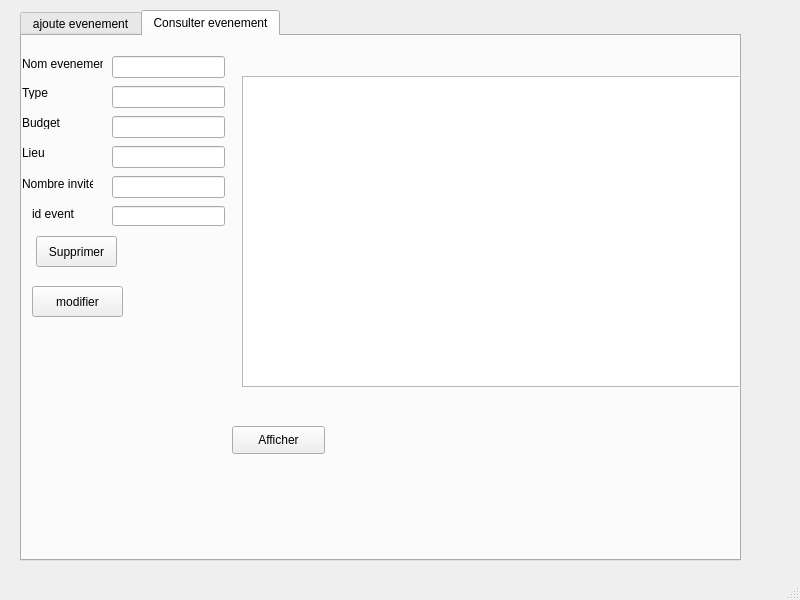
<?xml version="1.0" encoding="UTF-8"?>
<ui version="4.0">
 <class>MainWindow</class>
 <widget class="QMainWindow" name="MainWindow">
  <property name="geometry">
   <rect>
    <x>0</x>
    <y>0</y>
    <width>800</width>
    <height>600</height>
   </rect>
  </property>
  <property name="windowTitle">
   <string>MainWindow</string>
  </property>
  <widget class="QWidget" name="centralwidget">
   <widget class="QTabWidget" name="tabWidget">
    <property name="geometry">
     <rect>
      <x>20</x>
      <y>10</y>
      <width>721</width>
      <height>551</height>
     </rect>
    </property>
    <property name="currentIndex">
     <number>1</number>
    </property>
    <widget class="QWidget" name="tab">
     <attribute name="title">
      <string>ajoute evenement</string>
     </attribute>
     <widget class="QLineEdit" name="lineEdit_4">
      <property name="geometry">
       <rect>
        <x>100</x>
        <y>100</y>
        <width>113</width>
        <height>22</height>
       </rect>
      </property>
     </widget>
     <widget class="QLabel" name="label_3">
      <property name="geometry">
       <rect>
        <x>10</x>
        <y>70</y>
        <width>47</width>
        <height>13</height>
       </rect>
      </property>
      <property name="text">
       <string>Budget</string>
      </property>
     </widget>
     <widget class="QLineEdit" name="lineEdit_5">
      <property name="geometry">
       <rect>
        <x>100</x>
        <y>130</y>
        <width>113</width>
        <height>22</height>
       </rect>
      </property>
     </widget>
     <widget class="QPushButton" name="pushButton">
      <property name="geometry">
       <rect>
        <x>80</x>
        <y>230</y>
        <width>93</width>
        <height>28</height>
       </rect>
      </property>
      <property name="styleSheet">
       <string notr="true">background-color: rgb(255, 219, 88);
background-color: rgb(255, 0, 0);</string>
      </property>
      <property name="text">
       <string>Ajouter</string>
      </property>
     </widget>
     <widget class="QLineEdit" name="lineEdit_3">
      <property name="geometry">
       <rect>
        <x>100</x>
        <y>70</y>
        <width>113</width>
        <height>22</height>
       </rect>
      </property>
     </widget>
     <widget class="QLabel" name="label_5">
      <property name="geometry">
       <rect>
        <x>10</x>
        <y>130</y>
        <width>71</width>
        <height>16</height>
       </rect>
      </property>
      <property name="text">
       <string>Nombre invités</string>
      </property>
     </widget>
     <widget class="QLineEdit" name="lineEdit">
      <property name="geometry">
       <rect>
        <x>100</x>
        <y>10</y>
        <width>113</width>
        <height>22</height>
       </rect>
      </property>
     </widget>
     <widget class="QLabel" name="label_2">
      <property name="geometry">
       <rect>
        <x>10</x>
        <y>40</y>
        <width>47</width>
        <height>13</height>
       </rect>
      </property>
      <property name="text">
       <string/>
      </property>
     </widget>
     <widget class="QLabel" name="label_6">
      <property name="geometry">
       <rect>
        <x>10</x>
        <y>40</y>
        <width>47</width>
        <height>13</height>
       </rect>
      </property>
      <property name="text">
       <string>Type</string>
      </property>
     </widget>
     <widget class="QLineEdit" name="lineEdit_2">
      <property name="geometry">
       <rect>
        <x>100</x>
        <y>40</y>
        <width>113</width>
        <height>22</height>
       </rect>
      </property>
     </widget>
     <widget class="QLabel" name="label">
      <property name="geometry">
       <rect>
        <x>10</x>
        <y>10</y>
        <width>81</width>
        <height>16</height>
       </rect>
      </property>
      <property name="text">
       <string>Nom evenement </string>
      </property>
     </widget>
     <widget class="QLabel" name="label_4">
      <property name="geometry">
       <rect>
        <x>10</x>
        <y>100</y>
        <width>47</width>
        <height>13</height>
       </rect>
      </property>
      <property name="text">
       <string>Lieu</string>
      </property>
     </widget>
    </widget>
    <widget class="QWidget" name="tab_2">
     <attribute name="title">
      <string>Consulter evenement</string>
     </attribute>
     <widget class="QTableView" name="tableView">
      <property name="geometry">
       <rect>
        <x>220</x>
        <y>40</y>
        <width>531</width>
        <height>311</height>
       </rect>
      </property>
      <property name="gridStyle">
       <enum>Qt::DotLine</enum>
      </property>
      <property name="sortingEnabled">
       <bool>false</bool>
      </property>
      <attribute name="horizontalHeaderCascadingSectionResizes">
       <bool>false</bool>
      </attribute>
      <attribute name="horizontalHeaderMinimumSectionSize">
       <number>50</number>
      </attribute>
      <attribute name="horizontalHeaderDefaultSectionSize">
       <number>85</number>
      </attribute>
     </widget>
     <widget class="QPushButton" name="pushButton_2">
      <property name="geometry">
       <rect>
        <x>210</x>
        <y>390</y>
        <width>93</width>
        <height>28</height>
       </rect>
      </property>
      <property name="text">
       <string>Afficher</string>
      </property>
     </widget>
     <widget class="QPushButton" name="modifevent">
      <property name="geometry">
       <rect>
        <x>10</x>
        <y>250</y>
        <width>91</width>
        <height>31</height>
       </rect>
      </property>
      <property name="text">
       <string>modifier</string>
      </property>
     </widget>
     <widget class="QPushButton" name="suppevent">
      <property name="geometry">
       <rect>
        <x>14</x>
        <y>200</y>
        <width>81</width>
        <height>31</height>
       </rect>
      </property>
      <property name="text">
       <string>Supprimer</string>
      </property>
     </widget>
     <widget class="QLabel" name="label_7">
      <property name="geometry">
       <rect>
        <x>0</x>
        <y>140</y>
        <width>71</width>
        <height>16</height>
       </rect>
      </property>
      <property name="text">
       <string>Nombre invités</string>
      </property>
     </widget>
     <widget class="QLabel" name="label_8">
      <property name="geometry">
       <rect>
        <x>0</x>
        <y>80</y>
        <width>47</width>
        <height>13</height>
       </rect>
      </property>
      <property name="text">
       <string>Budget</string>
      </property>
     </widget>
     <widget class="QLineEdit" name="lineEdit_6">
      <property name="geometry">
       <rect>
        <x>90</x>
        <y>140</y>
        <width>113</width>
        <height>22</height>
       </rect>
      </property>
     </widget>
     <widget class="QLabel" name="label_9">
      <property name="geometry">
       <rect>
        <x>0</x>
        <y>20</y>
        <width>81</width>
        <height>16</height>
       </rect>
      </property>
      <property name="text">
       <string>Nom evenement </string>
      </property>
     </widget>
     <widget class="QLabel" name="label_10">
      <property name="geometry">
       <rect>
        <x>0</x>
        <y>110</y>
        <width>47</width>
        <height>13</height>
       </rect>
      </property>
      <property name="text">
       <string>Lieu</string>
      </property>
     </widget>
     <widget class="QLabel" name="label_11">
      <property name="geometry">
       <rect>
        <x>0</x>
        <y>50</y>
        <width>47</width>
        <height>13</height>
       </rect>
      </property>
      <property name="text">
       <string>Type</string>
      </property>
     </widget>
     <widget class="QLineEdit" name="lineEdit_7">
      <property name="geometry">
       <rect>
        <x>90</x>
        <y>20</y>
        <width>113</width>
        <height>22</height>
       </rect>
      </property>
     </widget>
     <widget class="QLineEdit" name="lineEdit_8">
      <property name="geometry">
       <rect>
        <x>90</x>
        <y>80</y>
        <width>113</width>
        <height>22</height>
       </rect>
      </property>
     </widget>
     <widget class="QLineEdit" name="lineEdit_9">
      <property name="geometry">
       <rect>
        <x>90</x>
        <y>50</y>
        <width>113</width>
        <height>22</height>
       </rect>
      </property>
     </widget>
     <widget class="QLineEdit" name="lineEdit_10">
      <property name="geometry">
       <rect>
        <x>90</x>
        <y>110</y>
        <width>113</width>
        <height>22</height>
       </rect>
      </property>
     </widget>
     <widget class="QLabel" name="label_12">
      <property name="geometry">
       <rect>
        <x>10</x>
        <y>170</y>
        <width>71</width>
        <height>16</height>
       </rect>
      </property>
      <property name="text">
       <string>id event</string>
      </property>
     </widget>
     <widget class="QLineEdit" name="lineEdit_11">
      <property name="geometry">
       <rect>
        <x>90</x>
        <y>170</y>
        <width>113</width>
        <height>20</height>
       </rect>
      </property>
     </widget>
    </widget>
   </widget>
  </widget>
  <widget class="QMenuBar" name="menubar">
   <property name="geometry">
    <rect>
     <x>0</x>
     <y>0</y>
     <width>800</width>
     <height>21</height>
    </rect>
   </property>
  </widget>
  <widget class="QStatusBar" name="statusbar"/>
 </widget>
 <resources/>
 <connections/>
</ui>
